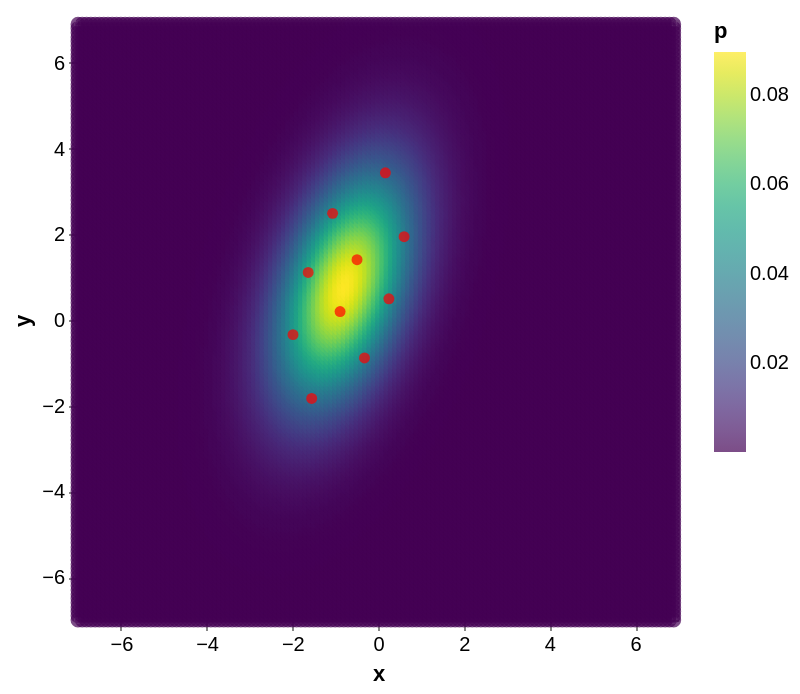

Here is the notebook cell this chart was saved with:
### Code cell
gauss_chart + get_particles_chart(X.cpu().numpy())

### Figure 1 — Vega-Lite specification as saved in the notebook (floating-point values rounded to 4 significant figures; data arrays with more than 128 entries replaced by an {"elided": "..."} marker saying what was removed)
{"config": {"view": {"continuousWidth": 300, "continuousHeight": 300}}, "layer": [{"data": {"name": "data-b633a8b95a2bc84aa943609ce0d9de7f"}, "mark": {"type": "point"}, "encoding": {"color": {"field": "p", "scale": {"scheme": "viridis"}, "type": "quantitative"}, "tooltip": [{"field": "x", "type": "quantitative"}, {"field": "y", "type": "quantitative"}, {"field": "p", "type": "quantitative"}], "x": {"field": "x", "type": "quantitative"}, "y": {"field": "y", "type": "quantitative"}}}, {"data": {"name": "data-74b696adc37a7357997b75df872b8d29"}, "mark": {"type": "circle", "color": "red"}, "encoding": {"x": {"field": "x", "type": "quantitative"}, "y": {"field": "y", "type": "quantitative"}}}], "$schema": "https://vega.github.io/schema/vega-lite/v5.20.1.json", "datasets": {"data-b633a8b95a2bc84aa943609ce0d9de7f": {"elided": "19600 records"}, "data-74b696adc37a7357997b75df872b8d29": [{"x": -1.983, "y": -0.3417}, {"x": 0.1726, "y": 3.433}, {"x": -1.547, "y": -1.831}, {"x": -0.8847, "y": 0.196}, {"x": -0.3153, "y": -0.8864}, {"x": -1.629, "y": 1.109}, {"x": -1.059, "y": 2.488}, {"x": 0.2545, "y": 0.4935}, {"x": -0.4895, "y": 1.406}, {"x": 0.6089, "y": 1.944}]}}
